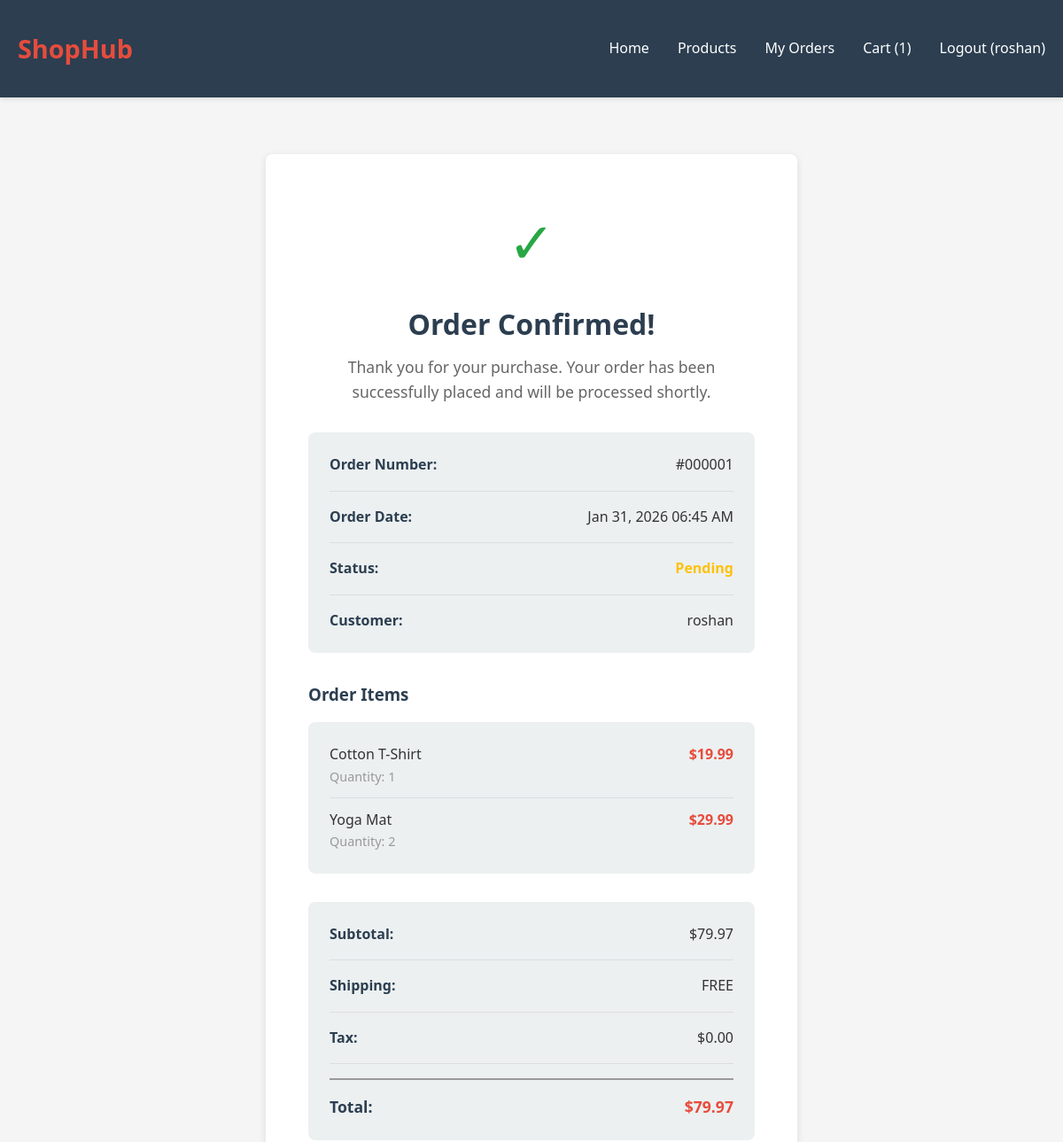
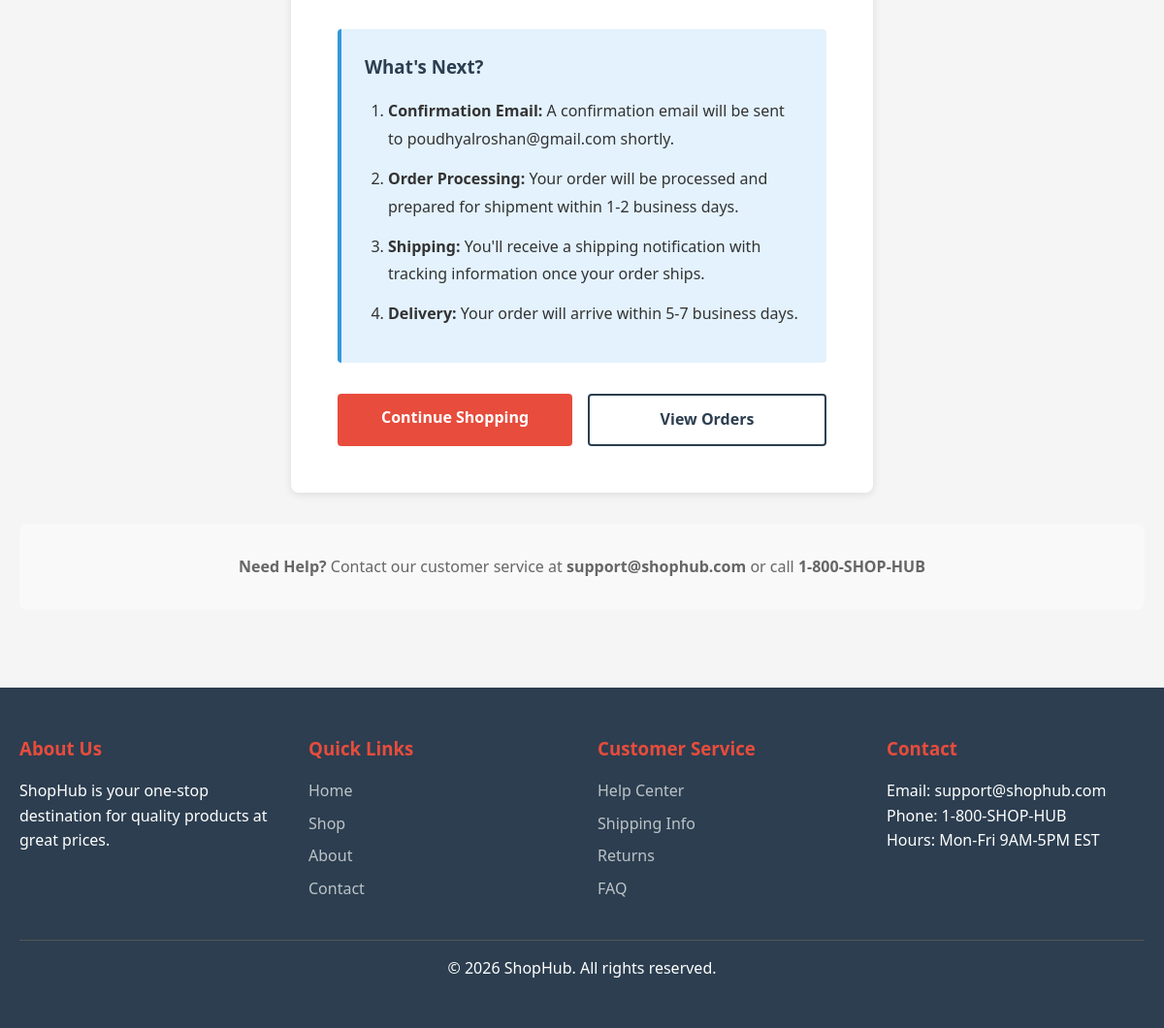
/order-confirmation/1/ (signed in), run on the app's committed database (2 pictures, top to bottom).
### store/models.py (models this page shows, shortened)
class Cart(models.Model):
    user = models.OneToOneField(User, on_delete=models.CASCADE)
    created_at = models.DateTimeField(auto_now_add=True)

class Order(models.Model):
    STATUS_CHOICES = [
        ('pending', 'Pending'),
        ('processing', 'Processing'),
        ('shipped', 'Shipped'),
        ('delivered', 'Delivered'),
    ]
    user = models.ForeignKey(User, on_delete=models.CASCADE, related_name='orders')
    total_price = models.DecimalField(max_digits=10, decimal_places=2)
    status = models.CharField(max_length=20, choices=STATUS_CHOICES, default='pending')
    created_at = models.DateTimeField(auto_now_add=True)
    updated_at = models.DateTimeField(auto_now=True)

class OrderItem(models.Model):
    order = models.ForeignKey(Order, on_delete=models.CASCADE, related_name='items')
    product = models.ForeignKey(Product, on_delete=models.CASCADE)
    quantity = models.IntegerField()
    price = models.DecimalField(max_digits=10, decimal_places=2)

class Product(models.Model):
    name = models.CharField(max_length=255)
    description = models.TextField()
    price = models.DecimalField(max_digits=10, decimal_places=2)
    category = models.ForeignKey(Category, on_delete=models.CASCADE, related_name='products')
    image = models.ImageField(upload_to='products/', blank=True, null=True)
    stock = models.IntegerField(default=0)
    created_at = models.DateTimeField(auto_now_add=True)

### store/views.py (the view)
# urls.py: path('order-confirmation/<int:pk>/', views.order_confirmation, name='order_confirmation'),
@login_required(login_url='login')
def order_confirmation(request, pk):
    order = get_object_or_404(Order, pk=pk, user=request.user)
    return render(request, 'store/order_confirmation.html', {'order': order})

### templates/store/order_confirmation.html (shortened to what this page needs)
{% extends 'store/base.html' %}
{% block content %}
<div class="confirmation-container">
    <div class="success-header">
        <div class="success-icon">✓</div>
        <h1 class="success-title">Order Confirmed!</h1>
        <p class="success-message">Thank you for your purchase. Your order has been successfully placed and will be processed shortly.</p>
    </div>
    <div class="order-info">
        <div class="info-row">
            <span class="info-label">Order Number:</span>
            <span class="info-value">#{{ order.id|stringformat:"06d" }}</span>
        </div>
        <div class="info-row">
            <span class="info-label">Order Date:</span>
            <span class="info-value">{{ order.created_at|date:"M d, Y h:i A" }}</span>
        </div>
        <div class="info-row">
            <span class="info-label">Status:</span>
            <span class="info-value" style="color: #ffc107; font-weight: bold;">{{ order.get_status_display }}</span>
        </div>
        <div class="info-row">
            <span class="info-label">Customer:</span>
            <span class="info-value">{{ user.get_full_name|default:user.username }}</span>
        </div>
    </div>
    <div class="order-items">
        <h3>Order Items</h3>
        <div class="item-list">
            {% for item in order.items.all %}
            <div class="item">
                <div>
                    <div class="item-name">{{ item.product.name }}</div>
                    <div style="color: #999; font-size: 0.9rem;">Quantity: {{ item.quantity }}</div>
                </div>
                <div class="item-price">${{ item.price }}</div>
            </div>
            {% endfor %}
        </div>
    </div>
    <div class="order-info">
        <div class="info-row">
            <span class="info-label">Subtotal:</span>
            <span class="info-value">${{ order.total_price }}</span>
        </div>
        <div class="info-row">
            <span class="info-label">Shipping:</span>
            <span class="info-value">FREE</span>
        </div>
        <div class="info-row">
            <span class="info-label">Tax:</span>
            <span class="info-value">$0.00</span>
        </div>
        <div class="info-row" style="border-top: 2px solid #999; padding-top: 1rem; margin-top: 1rem;">
            <span class="info-label" style="font-size: 1.1rem;">Total:</span>
            <span class="info-value" style="font-size: 1.1rem; color: var(--secondary-color); font-weight: bold;">${{ order.total_price }}</span>
        </div>
    </div>
    <div class="next-steps">
        <h3>What's Next?</h3>
        <ol>
            <li><strong>Confirmation Email:</strong> A confirmation email will be sent to {{ user.email }} shortly.</li>
            <li><strong>Order Processing:</strong> Your order will be processed and prepared for shipment within 1-2 business days.</li>
            <li><strong>Shipping:</strong> You'll receive a shipping notification with tracking information once your order ships.</li>
            <li><strong>Delivery:</strong> Your order will arrive within 5-7 business days.</li>
        </ol>
    </div>
    <div class="action-buttons">
        <a href="{% url 'product_list' %}" class="btn btn-primary">Continue Shopping</a>
        <a href="{% url 'orders' %}" class="btn btn-secondary">View Orders</a>
    </div>
</div>
<div style="background-color: #f9f9f9; padding: 2rem; margin-top: 2rem; border-radius: 8px; text-align: center; color: #666;">
    <p><strong>Need Help?</strong> Contact our customer service at <strong>support@shophub.com</strong> or call <strong>1-800-SHOP-HUB</strong></p>
</div>
{% endblock %}

### templates/store/base.html (shortened to what this page needs)
<!DOCTYPE html>
<html lang="en">
<head>
</head>
<body>
    <header>
        <div class="container">
            <nav class="navbar">
                <a href="{% url 'home' %}" class="logo">ShopHub</a>
                <ul class="nav-menu">
                    <li><a href="{% url 'home' %}">Home</a></li>
                    <li><a href="{% url 'product_list' %}">Products</a></li>
                    {% if user.is_authenticated %}
                        <li><a href="{% url 'orders' %}">My Orders</a></li>
                        <li><a href="{% url 'cart' %}">Cart ({{ user.cart.items.count }})</a></li>
                        <li><a href="{% url 'logout' %}">Logout ({{ user.username }})</a></li>
                    {% else %}
                        <li><a href="{% url 'login' %}">Login</a></li>
                        <li><a href="{% url 'register' %}">Register</a></li>
                    {% endif %}
                </ul>
            </nav>
        </div>
    </header>
    <main>
        <div class="container">
            {% block content %}{% endblock %}
        </div>
    </main>
    <footer>
        <div class="container">
            <div class="footer-content">
                <div class="footer-section">
                    <h3>About Us</h3>
                    <p>ShopHub is your one-stop destination for quality products at great prices.</p>
                </div>
                <div class="footer-section">
                    <h3>Quick Links</h3>
                    <ul>
                        <li><a href="{% url 'home' %}">Home</a></li>
                        <li><a href="{% url 'product_list' %}">Shop</a></li>
                        <li><a href="#">About</a></li>
                        <li><a href="#">Contact</a></li>
                    </ul>
                </div>
                <div class="footer-section">
                    <h3>Customer Service</h3>
                    <ul>
                        <li><a href="#">Help Center</a></li>
                        <li><a href="#">Shipping Info</a></li>
                        <li><a href="#">Returns</a></li>
                        <li><a href="#">FAQ</a></li>
                    </ul>
                </div>
                <div class="footer-section">
                    <h3>Contact</h3>
                    <p>Email: support@shophub.com</p>
                    <p>Phone: 1-800-SHOP-HUB</p>
                    <p>Hours: Mon-Fri 9AM-5PM EST</p>
                </div>
            </div>
            <div class="footer-bottom">
                <p>&copy; 2026 ShopHub. All rights reserved.</p>
            </div>
        </div>
    </footer>
</body>
</html>

### templates/store/base.html (style rules this page uses)
* { margin: 0; padding: 0; box-sizing: border-box; }
:root { --primary-color: #2c3e50; --secondary-color: #e74c3c; --accent-color: #3498db; --light-bg: #ecf0f1; --text-color: #333; --border-color: #bdc3c7; }
body { font-family: 'Segoe UI', Tahoma, Geneva, Verdana, sans-serif; color: var(--text-color); background-color: #f5f5f5; line-height: 1.6; }
header { background-color: var(--primary-color); color: white; padding: 1rem 0; box-shadow: 0 2px 5px rgba(0,0,0,0.1); position: sticky; top: 0; z-index: 100; }
.container { max-width: 1200px; margin: 0 auto; padding: 0 20px; }
.navbar { display: flex; justify-content: space-between; align-items: center; padding: 1rem 0; }
.logo { font-size: 1.8rem; font-weight: bold; color: var(--secondary-color); text-decoration: none; }
.nav-menu { display: flex; gap: 2rem; align-items: center; list-style: none; }
.nav-menu a { color: white; text-decoration: none; transition: color 0.3s; }
main { min-height: calc(100vh - 200px); padding: 2rem 0; }
footer { background-color: var(--primary-color); color: white; padding: 3rem 0; margin-top: 3rem; }
.footer-content { display: grid; grid-template-columns: repeat(auto-fit, minmax(250px, 1fr)); gap: 2rem; margin-bottom: 2rem; }
.footer-section h3 { margin-bottom: 1rem; color: var(--secondary-color); }
.footer-section ul { list-style: none; }
.footer-section ul li { margin-bottom: 0.5rem; }
.footer-section a { color: #bdc3c7; text-decoration: none; transition: color 0.3s; }
.footer-bottom { border-top: 1px solid #555; padding-top: 1rem; text-align: center; }
.btn { padding: 0.75rem 1.5rem; border: none; border-radius: 4px; cursor: pointer; font-size: 1rem; text-decoration: none; display: inline-block; transition: all 0.3s; }
.btn-primary { background-color: var(--secondary-color); color: white; }
.btn-secondary { background-color: var(--accent-color); color: white; }

### templates/store/order_confirmation.html (style rules this page uses)
.confirmation-container { background: white; border-radius: 8px; padding: 3rem; box-shadow: 0 2px 8px rgba(0,0,0,0.1); max-width: 600px; margin: 2rem auto; }
.success-header { text-align: center; margin-bottom: 2rem; }
.success-icon { font-size: 4rem; color: #28a745; margin-bottom: 1rem; }
.success-title { font-size: 2rem; color: var(--primary-color); margin-bottom: 0.5rem; }
.success-message { color: #666; font-size: 1.1rem; line-height: 1.6; }
.order-info { background-color: var(--light-bg); padding: 1.5rem; border-radius: 8px; margin: 2rem 0; }
.info-row { display: flex; justify-content: space-between; margin-bottom: 1rem; padding-bottom: 1rem; border-bottom: 1px solid #ddd; }
.info-row:last-child { border-bottom: none; margin-bottom: 0; padding-bottom: 0; }
.info-label { color: var(--primary-color); font-weight: 600; }
.info-value { color: #333; }
.order-items { margin: 2rem 0; }
.order-items h3 { color: var(--primary-color); margin-bottom: 1rem; }
.item-list { background-color: var(--light-bg); padding: 1.5rem; border-radius: 8px; }
.item { display: flex; justify-content: space-between; margin-bottom: 0.75rem; padding-bottom: 0.75rem; border-bottom: 1px solid #ddd; }
.item:last-child { border-bottom: none; margin-bottom: 0; padding-bottom: 0; }
.item-name { color: #333; }
.item-price { color: var(--secondary-color); font-weight: bold; }
.next-steps { background-color: #e3f2fd; border-left: 4px solid var(--accent-color); padding: 1.5rem; margin: 2rem 0; border-radius: 4px; }
.next-steps h3 { color: var(--primary-color); margin-bottom: 1rem; }
.next-steps ol { margin-left: 1.5rem; line-height: 1.8; }
.next-steps li { color: #333; margin-bottom: 0.75rem; }
.action-buttons { display: flex; gap: 1rem; margin-top: 2rem; }
.btn { flex: 1; padding: 0.75rem; border: none; border-radius: 4px; cursor: pointer; font-size: 1rem; text-align: center; text-decoration: none; font-weight: 600; transition: all 0.3s; }
.btn-primary { background-color: var(--secondary-color); color: white; }
.btn-secondary { background-color: transparent; color: var(--primary-color); border: 2px solid var(--primary-color); }

### data on the page
Order: id "000001", created_at "Jan 31, 2026 06:45 AM", status "Pending", total_price "79.97"
OrderItem: product.name "Cotton T-Shirt", quantity "1", price "19.99"
OrderItem: product.name "Yoga Mat", quantity "2", price "29.99"

### other printed values
{{ user.cart.items.count }} "1"
{{ user.username }} "roshan"
{{ user.get_full_name|default:user.username }} "roshan"
{{ user.email }} "poudhyalroshan@gmail.com"
